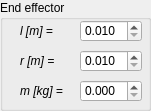
   <widget class="QGroupBox" name="EndEffectorGroupBox">
    <property name="geometry">
     <rect>
      <x>20</x>
      <y>50</y>
      <width>151</width>
      <height>111</height>
     </rect>
    </property>
    <property name="title">
     <string>End effector</string>
    </property>
    <widget class="QLabel" name="EndEffectorLengthLabel">
     <property name="geometry">
      <rect>
       <x>20</x>
       <y>20</y>
       <width>41</width>
       <height>21</height>
      </rect>
     </property>
     <property name="font">
      <font>
       <italic>true</italic>
      </font>
     </property>
     <property name="text">
      <string>l [m] =</string>
     </property>
    </widget>
    <widget class="QDoubleSpinBox" name="EndEffectorLengthSpinBox">
     <property name="geometry">
      <rect>
       <x>80</x>
       <y>20</y>
       <width>62</width>
       <height>22</height>
      </rect>
     </property>
     <property name="decimals">
      <number>3</number>
     </property>
     <property name="minimum">
      <double>0.010000000000000</double>
     </property>
     <property name="maximum">
      <double>10.000000000000000</double>
     </property>
     <property name="singleStep">
      <double>0.010000000000000</double>
     </property>
    </widget>
    <widget class="QLabel" name="EndEffectorMassLabel">
     <property name="geometry">
      <rect>
       <x>20</x>
       <y>80</y>
       <width>51</width>
       <height>21</height>
      </rect>
     </property>
     <property name="font">
      <font>
       <italic>true</italic>
      </font>
     </property>
     <property name="text">
      <string>m [kg] =</string>
     </property>
    </widget>
    <widget class="QDoubleSpinBox" name="EndEffectorMassSpinBox">
     <property name="geometry">
      <rect>
       <x>80</x>
       <y>80</y>
       <width>62</width>
       <height>22</height>
      </rect>
     </property>
     <property name="decimals">
      <number>3</number>
     </property>
     <property name="maximum">
      <double>100.000000000000000</double>
     </property>
     <property name="singleStep">
      <double>0.050000000000000</double>
     </property>
    </widget>
    <widget class="QLabel" name="EndEffectorRadiusLabel">
     <property name="geometry">
      <rect>
       <x>20</x>
       <y>50</y>
       <width>41</width>
       <height>21</height>
      </rect>
     </property>
     <property name="font">
      <font>
       <italic>true</italic>
      </font>
     </property>
     <property name="text">
      <string>r [m] =</string>
     </property>
    </widget>
    <widget class="QDoubleSpinBox" name="EndEffectorRadiusSpinBox">
     <property name="geometry">
      <rect>
       <x>80</x>
       <y>50</y>
       <width>62</width>
       <height>22</height>
      </rect>
     </property>
     <property name="decimals">
      <number>3</number>
     </property>
     <property name="minimum">
      <double>0.010000000000000</double>
     </property>
     <property name="maximum">
      <double>10.000000000000000</double>
     </property>
     <property name="singleStep">
      <double>0.005000000000000</double>
     </property>
    </widget>
   </widget>
